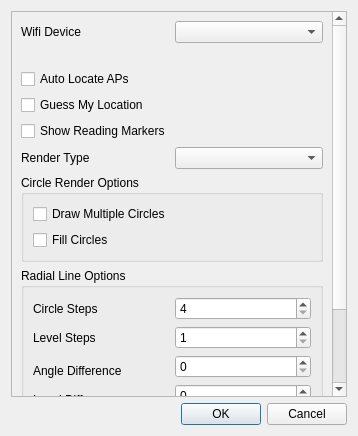
<?xml version="1.0" encoding="UTF-8"?>
<ui version="4.0">
 <class>OptionsDialog</class>
 <widget class="QDialog" name="OptionsDialog">
  <property name="geometry">
   <rect>
    <x>0</x>
    <y>0</y>
    <width>358</width>
    <height>436</height>
   </rect>
  </property>
  <property name="windowTitle">
   <string>Dialog</string>
  </property>
  <layout class="QVBoxLayout" name="verticalLayout">
   <item>
    <widget class="QScrollArea" name="scrollArea">
     <property name="widgetResizable">
      <bool>true</bool>
     </property>
     <widget class="QWidget" name="scrollAreaWidgetContents">
      <property name="geometry">
       <rect>
        <x>0</x>
        <y>0</y>
        <width>321</width>
        <height>421</height>
       </rect>
      </property>
      <layout class="QVBoxLayout" name="verticalLayout_2">
       <item>
        <layout class="QGridLayout" name="gridLayout_3">
         <item row="0" column="0">
          <widget class="QLabel" name="label">
           <property name="text">
            <string>Wifi Device</string>
           </property>
          </widget>
         </item>
         <item row="0" column="1">
          <widget class="QComboBox" name="wifiDevice"/>
         </item>
         <item row="5" column="0">
          <widget class="QLabel" name="label_4">
           <property name="text">
            <string>Render Type</string>
           </property>
          </widget>
         </item>
         <item row="5" column="1">
          <widget class="QComboBox" name="renderType"/>
         </item>
         <item row="1" column="1">
          <widget class="QLabel" name="currentDeviceLabel">
           <property name="text">
            <string/>
           </property>
          </widget>
         </item>
         <item row="4" column="0" colspan="2">
          <widget class="QCheckBox" name="showReadingMarkers">
           <property name="text">
            <string>Show Reading Markers</string>
           </property>
          </widget>
         </item>
         <item row="3" column="0" colspan="2">
          <widget class="QCheckBox" name="guessMyLocation">
           <property name="text">
            <string>Guess My Location</string>
           </property>
          </widget>
         </item>
         <item row="2" column="0" colspan="2">
          <widget class="QCheckBox" name="autoLocateAPs">
           <property name="text">
            <string>Auto Locate APs</string>
           </property>
          </widget>
         </item>
        </layout>
       </item>
       <item>
        <widget class="QGroupBox" name="renderCircleOpts">
         <property name="title">
          <string>Circle Render Options</string>
         </property>
         <layout class="QGridLayout" name="gridLayout_2">
          <item row="0" column="0">
           <widget class="QCheckBox" name="multipleCircles">
            <property name="text">
             <string>Draw Multiple Circles</string>
            </property>
           </widget>
          </item>
          <item row="1" column="0">
           <widget class="QCheckBox" name="fillCircles">
            <property name="text">
             <string>Fill Circles</string>
            </property>
           </widget>
          </item>
         </layout>
        </widget>
       </item>
       <item>
        <widget class="QGroupBox" name="renderRadialOpts">
         <property name="title">
          <string>Radial Line Options</string>
         </property>
         <layout class="QGridLayout" name="gridLayout">
          <item row="0" column="0">
           <widget class="QLabel" name="label_8">
            <property name="text">
             <string>Circle Steps</string>
            </property>
           </widget>
          </item>
          <item row="0" column="1">
           <widget class="QSpinBox" name="circleSteps">
            <property name="minimum">
             <number>4</number>
            </property>
            <property name="maximum">
             <number>720</number>
            </property>
           </widget>
          </item>
          <item row="1" column="0">
           <widget class="QLabel" name="label_9">
            <property name="text">
             <string>Level Steps</string>
            </property>
           </widget>
          </item>
          <item row="1" column="1">
           <widget class="QSpinBox" name="levelSteps">
            <property name="minimum">
             <number>1</number>
            </property>
            <property name="maximum">
             <number>1000</number>
            </property>
           </widget>
          </item>
          <item row="2" column="0" rowspan="2">
           <widget class="QLabel" name="label_10">
            <property name="text">
             <string>Angle Difference</string>
            </property>
           </widget>
          </item>
          <item row="2" column="1">
           <widget class="QSpinBox" name="angelDiff">
            <property name="maximum">
             <number>360</number>
            </property>
           </widget>
          </item>
          <item row="3" column="1" rowspan="2">
           <widget class="QSpinBox" name="levelDiff">
            <property name="maximum">
             <number>100</number>
            </property>
           </widget>
          </item>
          <item row="4" column="0">
           <widget class="QLabel" name="label_11">
            <property name="text">
             <string>Level Difference</string>
            </property>
           </widget>
          </item>
          <item row="5" column="0">
           <widget class="QLabel" name="label_12">
            <property name="text">
             <string>Line Weight</string>
            </property>
           </widget>
          </item>
          <item row="5" column="1">
           <widget class="QSpinBox" name="lineWeight">
            <property name="maximum">
             <number>999</number>
            </property>
           </widget>
          </item>
         </layout>
        </widget>
       </item>
       <item>
        <widget class="QGroupBox" name="apListBox">
         <property name="title">
          <string>Render APs</string>
         </property>
        </widget>
       </item>
       <item>
        <spacer name="verticalSpacer">
         <property name="orientation">
          <enum>Qt::Vertical</enum>
         </property>
         <property name="sizeHint" stdset="0">
          <size>
           <width>20</width>
           <height>40</height>
          </size>
         </property>
        </spacer>
       </item>
      </layout>
     </widget>
    </widget>
   </item>
   <item>
    <widget class="QDialogButtonBox" name="buttonBox">
     <property name="orientation">
      <enum>Qt::Horizontal</enum>
     </property>
     <property name="standardButtons">
      <set>QDialogButtonBox::Cancel|QDialogButtonBox::Ok</set>
     </property>
    </widget>
   </item>
  </layout>
 </widget>
 <resources/>
 <connections>
  <connection>
   <sender>buttonBox</sender>
   <signal>accepted()</signal>
   <receiver>OptionsDialog</receiver>
   <slot>accept()</slot>
   <hints>
    <hint type="sourcelabel">
     <x>227</x>
     <y>415</y>
    </hint>
    <hint type="destinationlabel">
     <x>157</x>
     <y>274</y>
    </hint>
   </hints>
  </connection>
  <connection>
   <sender>buttonBox</sender>
   <signal>rejected()</signal>
   <receiver>OptionsDialog</receiver>
   <slot>reject()</slot>
   <hints>
    <hint type="sourcelabel">
     <x>295</x>
     <y>421</y>
    </hint>
    <hint type="destinationlabel">
     <x>286</x>
     <y>274</y>
    </hint>
   </hints>
  </connection>
 </connections>
</ui>
